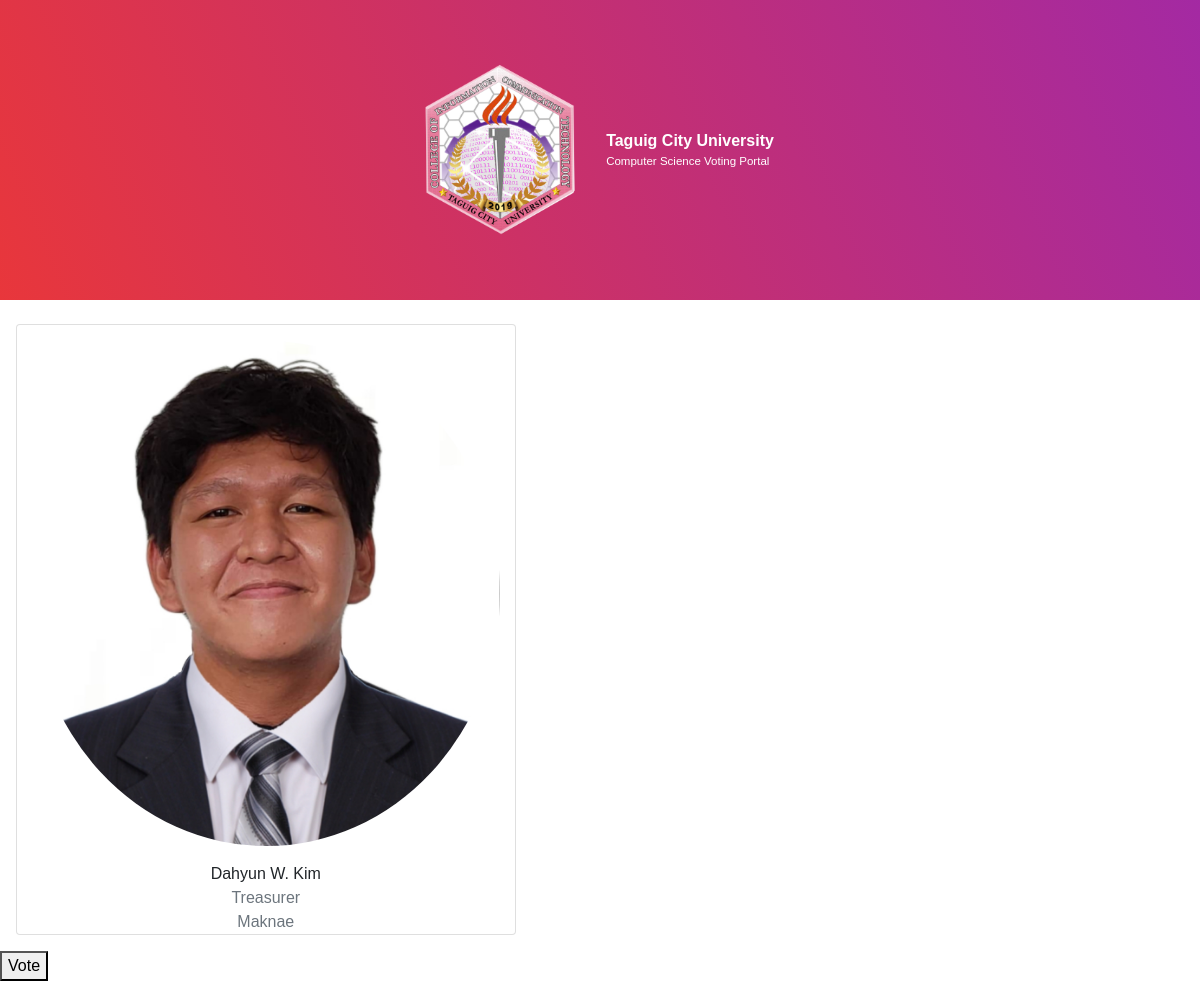
Screenshot of /php/trea.php with the database file from the repository.
### tables this page shows
CREATE TABLE `candidate` (
  `candidatename` varchar(50) NOT NULL,
  `candidatestudentnumber` varchar(50) NOT NULL,
  `candidateage` varchar(50) NOT NULL,
  `candidategender` varchar(10) NOT NULL,
  `candidatecourse` varchar(50) NOT NULL,
  `candidateposition` varchar(50) NOT NULL,
  `candidatepartylist` varchar(50) NOT NULL,
  `candidatepicture` varchar(100) NOT NULL
);

### php/trea.php (the view, shortened to what this page needs)
<!DOCTYPE html>
<html lang="en">
<head>
    <link rel="stylesheet" href="https://cdn.jsdelivr.net/npm/bootstrap@4.3.1/dist/css/bootstrap.min.css">
    <link rel="stylesheet" href="/css/vote.css">
</head>
<body>
    <div class="top">
        <div class="logo">
            <img src="/src/cict.png" class="icon">
        </div>
        <div class="name">
            <p class="schoolname">Taguig City University</p>
            <p class="webname">Computer Science Voting Portal</p>
        </div>
    </div><br>
</body>
</html>
<?php
include('connection.php');
$countquery = "SELECT * FROM candidate WHERE candidateposition = 'Treasurer'";
$countres = mysqli_query($conn, $countquery);
while ($getrow = mysqli_fetch_array($countres)) {
    $cname = $getrow["candidatename"];
    $cpos = $getrow["candidateposition"];
    $cpartylist = $getrow["candidatepartylist"];
    echo '<div class="row pb-3 ml-3">
            <div class="col-5 card text-center" style="width: 18rem;">
                <img src="/src/currentpartylist/President.jpg" class="card-img-top py-3 rounded-circle" alt="...">
                <div class="card-body py-0 px-0">
                    <p class="card-text">' . $cname . '</p>
                    <p class="text-secondary">' . $cpos . '</p>
                    <p class="text-secondary">' . $cpartylist . '</p>
                </div>
            </div>
        </div>';
}
if (!isset($_SESSION['votedtrea'])) {
    $votingstatus = $_SESSION['votedtrea'];
    if ($votingstatus == 0) {
        echo '<button type="submit" name="submit">Vote</button>';
    } else {
        echo '<button type="button" name="submit" disabled>Already Voted</button>';
    }
} else {
    echo '<button type="button" name="submit" disabled>Disabled</button>';
}
?>

### css/vote.css (style rules this page uses)
html { font-size: 1rem; }
body { font-family: Arial, Helvetica, sans-serif; margin: 0 0 0 0; padding: 0 0 0 0; }
p { margin-bottom: 0; }
.webname { font-size: 0.72rem; }
.icon { width: 15vw; }
.top { width: 100%; display: flex; align-items: center; justify-content: center; padding: 5% 0 5% 0; background-image: linear-gradient(247.23deg, #a229a5 -2.25%, #eb3737 104.04%); color: white; column-gap: 1rem; z-index: 2; }
.schoolname { font-weight: bolder; }
.webname, .schoolname { margin-top: 0; margin-bottom: 0; }

### rows the page displays
candidate: candidatename "Dahyun W. Kim", candidateposition "Treasurer", candidatepartylist "Maknae"
